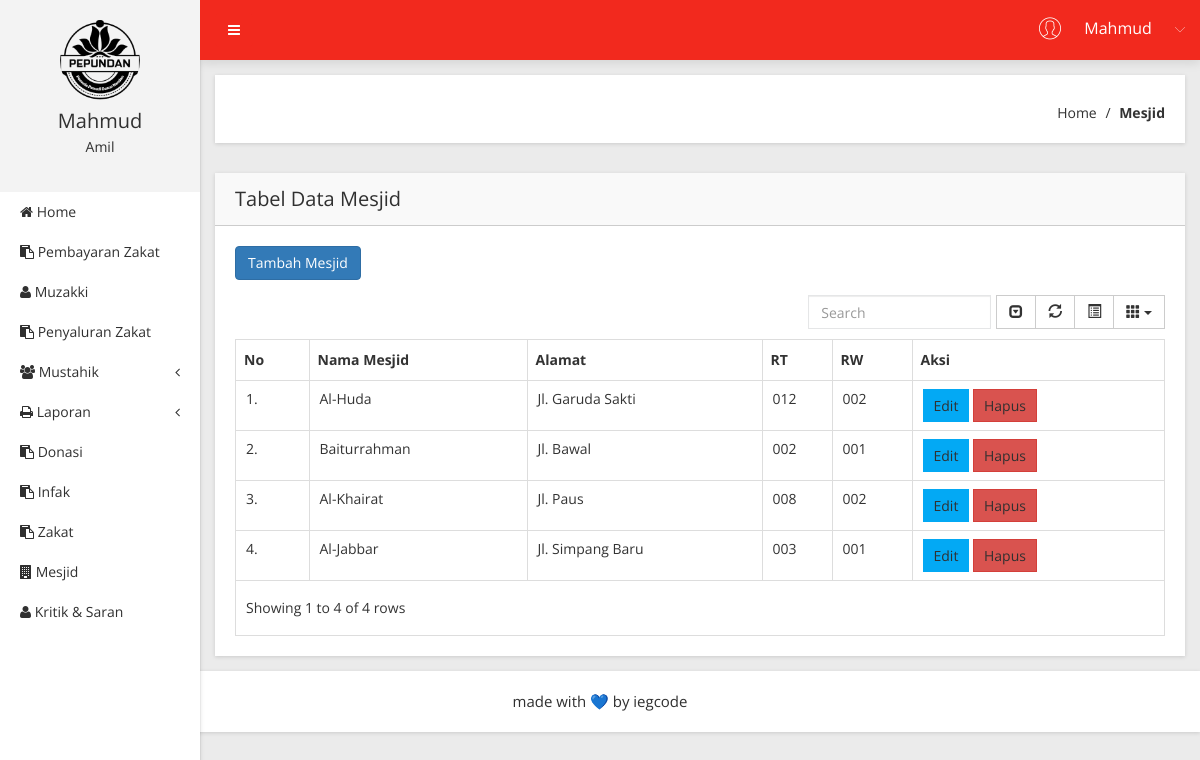
/Mesjid (signed in), run on the app's committed database.
### tables this page shows
CREATE TABLE `t_mesjid` (
  `id_mesjid` int(11) NOT NULL,
  `nama_mesjid` varchar(20) NOT NULL,
  `alamat_mesjid` varchar(50) NOT NULL,
  `RT` varchar(4) NOT NULL,
  `RW` varchar(4) NOT NULL
);

### app/core/controller.php (called while the page is built, shortened)
<?php
class controller {
	public function view($view, $data = [])
	{
		require_once 'app/views/' . $view .'.php';
	}
	public function model ($model)
	{
		return new $model;
	}
}

### app/controllers/Mesjid.php (called while the page is built, shortened)
<?php
class Mesjid extends Controller {
	public function index()
	{
		$data['judul'] = 'Data Mesjid';
		$data['pnr'] = $this->model('Mesjid_model')->getAllMesjid();
		$this->view('Mesjid/index', $data);
	}
}

### app/core/app.php (called while the page is built, shortened)
<?php
class app {
	protected $method = 'index';
	protected $params = [];
	public function __construct ()
	{
		$this->controller = new $this->controller;
 call_user_func_array([$this->controller, $this->method], $this->params);
}
}

### index.php (called while the page is built, shortened)
<?php
$app = new app;

### app/core/database.php (called while the page is built, shortened)
<?php
class Database {
	private $host = DB_HOST;
	private $user = DB_USER;
	private $pass = DB_PASS;
	private $db_name = DB_NAME;
PRIVATE $dbh;
private $stmt;
	public function __construct()
	{
		$dsn = 'mysql:host=' .$this->host. ';dbname=' .$this->db_name;
		$option= [
			PDO::ATTR_PERSISTENT =>true,
			PDO::ATTR_ERRMODE => PDO::ERRMODE_EXCEPTION
		];
		try{
			$this->dbh = new PDO($dsn, $this->user, $this->pass, $option);
		} catch(PDOException $e) {
			die($e->getMessage());
		}
	}
public function query($query){
	$this->stmt= $this->dbh->prepare($query);
}
public function execute()
{
	$this->stmt->execute();
}
public function resultSet()
{
	$this->execute();
	return $this->stmt->fetchALL(PDO::FETCH_ASSOC);
}
}
?>

### app/models/Mesjid_model.php (called while the page is built, shortened)
<?php
class Mesjid_model {
	private $db;
	public function __construct(){
		$this->db = new database;
	}
	public function getAllMesjid()
	{
		$this->db->query("SELECT * FROM t_mesjid");
	 		return $this->db->resultSet();
	}
}

### app/views/Mesjid/index.php (the view, shortened to what this page needs)
            <div class="breadcome-area mg-b-30 small-dn">
                <div class="container-fluid">
                    <div class="row">
                        <div class="col-lg-12">
                            <div class="breadcome-list shadow-reset">
                                <div class="row">
                                    <div class="col-lg-6">
                                        <div class="breadcome-heading">
                                        </div>
                                    </div>
                                    <div class="col-lg-6">
                                        <ul class="breadcome-menu">
                                            <li><a href="<?=BASEURL;?>/home_index">Home</a> <span class="bread-slash">/</span>
                                            </li>
                                            <li><span class="bread-blod">Mesjid</span>
                                            </li>
                                        </ul>
                                    </div>
                                </div>
                            </div>
                        </div>
                    </div>
                </div>
            </div>
            <div class="data-table-area mg-b-15">
                <div class="container-fluid">
                    <div class="row">
                        <div class="col-lg-12">
                            <div class="sparkline13-list shadow-reset">
                                <div class="sparkline13-hd">
                                    <div class="main-sparkline13-hd">
                                        <h1>Tabel <span class="table-project-n">Data</span>  Mesjid</h1>
                                    </div>
                                </div>
                                <div class="sparkline13-graph">
                                  <p align="left"><a href="<?= BASEURL; ?>/Mesjid/tambah" button type="button" class="btn btn-primary">Tambah Mesjid</a>
                                  </p>
                                    <div class="datatable-dashv1-list custom-datatable-overright">
                                        <table id="table" data-toggle="table" data-pagination="true" data-search="true" data-show-columns="true" data-show-pagination-switch="true" data-show-refresh="true" data-key-events="true" data-show-toggle="true" data-resizable="true" data-cookie="true" data-cookie-id-table="saveId" data-click-to-select="true" data-toolbar="#toolbar">
                                            <thead>
                                                <tr>
                            <th>No </th>
                            <th>Nama Mesjid </th>
                            <th>Alamat </th>
                            <th>RT </th>
                            <th>RW </th>
                          <th>Aksi</th>
                        </tr>
                      </thead>
                      <tbody>
                        <?php
                      $no = 1;
        foreach( $data['pnr'] as $pnr) : ?><tr>
                    <td><?=$no++ ?>.</td>
          <td><?= $pnr['nama_mesjid'];?></td>
          <td><?= $pnr['alamat_mesjid'];?></td>
          <td><?= $pnr['RT'];?></td>
          <td><?= $pnr['RW'];?></td>
          <td>
           <a href="<?= BASEURL; ?>/Mesjid/form_edit/<?= $pnr['id_mesjid']?>" class="btn btn-primary btn-sm">Edit</a>
          <a href="<?= BASEURL; ?>/Mesjid/hapus/<?= $pnr['id_mesjid']?>" class="btn btn-danger btn-sm" onclick="return confirm('Data ini akan dihapus permanen');">Hapus</a>
        </td>
</tr>
    <?php endforeach; ?>
                      </tbody>
                    </table>
                                    </div>
                                </div>
                            </div>
                        </div>
                    </div>
                </div>
            </div>
        </div>
    </div>

### data on the page
t_mesjid: nama_mesjid "Al-Huda", alamat_mesjid "Jl. Garuda Sakti", RT "012", RW "002"
t_mesjid: nama_mesjid "Baiturrahman", alamat_mesjid "Jl. Bawal", RT "002", RW "001"
t_mesjid: nama_mesjid "Al-Khairat", alamat_mesjid "Jl. Paus", RT "008", RW "002"
t_mesjid: nama_mesjid "Al-Jabbar", alamat_mesjid "Jl. Simpang Baru", RT "003", RW "001"

### other printed values
$_SESSION['username'] "Mahmud"
$level "Amil"
